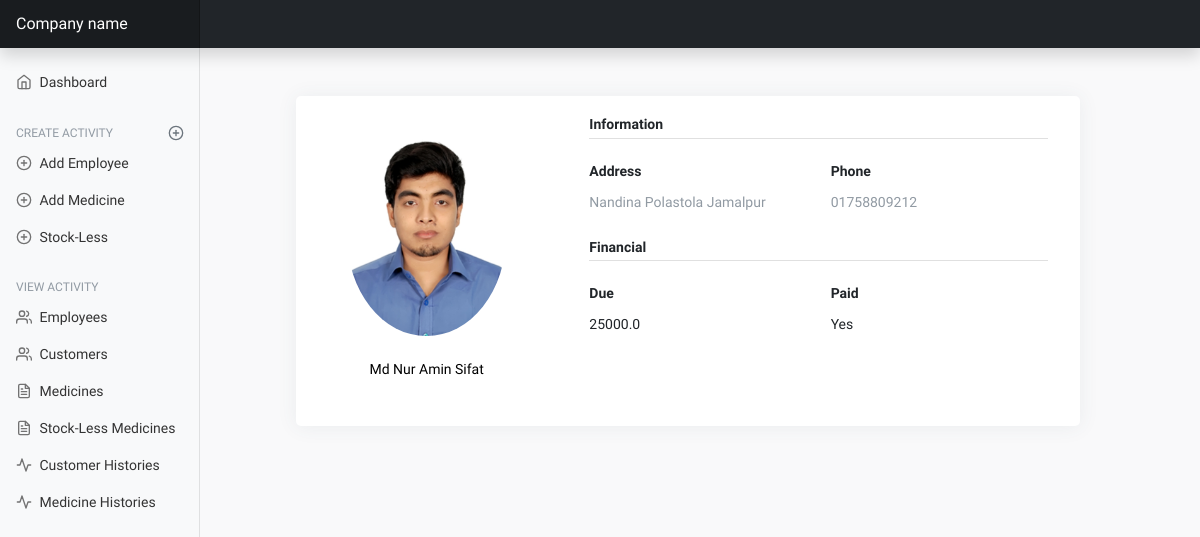
The app's page /employee-profile/8/ with its own data.
### mainApp/models/employee.py (models this page shows, shortened)
class Employee(Common, TimeStamp):
    image = models.FileField(upload_to='employee/',blank=True,null=True)
    employee_name = models.CharField(max_length=255)
    salary_amount = models.FloatField()
    payment = models.CharField(default='', max_length=255)
    class Meta:
        ordering = ('-created_at',)

### mainApp/views/employee_views.py (the view)
# urls.py: path('employee-profile/<int:pk>/', employee_views.employee_profile, name='employee-profile'),
def employee_profile(request, pk):
    employee = Employee.objects.get(id=pk)
    return render(request, 'employee/employee_profile.html', {'employee': employee})

### mainApp/templates/employee/employee_profile.html
{% extends 'base.html' %}
{% block content %}
    <div class="page-content page-container" id="page-content">
        <div class="padding">
            <div class="row container d-flex justify-content-center">
                <div class="col-xl-12 col-md-12">
                    <div class="card user-card-full">
                        <div class="row m-l-0 m-r-0">
                            <div class="col-sm-4 bg-c-lite user-profile">
                                <div class="card-block text-center text-white">
                                    <div class="m-b-25">
                                        {% if employee.image %}
                                            <img style="max-width: 200px;max-height: 200px;border-radius: 50%"
                                                 src="{{ employee.image.url }}" class="img-radius"
                                                 alt="User-Profile-Image">
                                            {% else %}
                                            <img src="https://img.icons8.com/bubbles/100/000000/user.png" class="img-radius" alt="User-Profile-Image">
                                        {% endif %}
                                    </div>
                                    <h6 style="color:black">{{ employee.employee_name }}</h6>
                                </div>
                            </div>
                            <div class="col-sm-8">
                                <div class="card-block">
                                    <h6 class="m-b-20 p-b-5 b-b-default f-w-600">Information</h6>
                                    <div class="row">
                                        <div class="col-sm-6">
                                            <p class="m-b-10 f-w-600">Address</p>
                                            <h6 class="text-muted f-w-400">{{ employee.address }}</h6>
                                        </div>
                                        <div class="col-sm-6">
                                            <p class="m-b-10 f-w-600">Phone</p>
                                            <h6 class="text-muted f-w-400">{{ employee.phone_number }}</h6>
                                        </div>
                                    </div>
                                    <h6 class="m-b-20 m-t-40 p-b-5 b-b-default f-w-600">Financial</h6>
                                    <div class="row">
                                        <div class="col-sm-6">
                                            <p class="m-b-10 f-w-600">Due</p>
                                            <h6 class="f-w-400">{{ employee.salary_amount }}</h6>
                                        </div>
                                        <div class="col-sm-6">
                                            <p class="m-b-10 f-w-600">Paid</p>
                                            <h6 class=" f-w-400">{{ employee.payment }}</h6>
                                        </div>
                                    </div>
                                </div>
                            </div>
                        </div>
                    </div>
                </div>
            </div>
        </div>
    </div>
{% endblock content %}

### mainApp/static/dashboard/dashboard.css (style rules this page uses)
body { font-size: .875rem; }

### mainApp/static/table/profile.css (style rules this page uses)
body { background-color: #f9f9fa }
.padding { padding: 3rem !important }
.user-card-full { overflow: hidden }
.card { border-radius: 5px; -webkit-box-shadow: 0 1px 20px 0 rgba(69, 90, 100, 0.08); box-shadow: 0 1px 20px 0 rgba(69, 90, 100, 0.08); border: none; margin-bottom: 30px }
.m-r-0 { margin-right: 0px }
.m-l-0 { margin-left: 0px }
.user-card-full .user-profile { border-radius: 5px 0 0 5px }
.user-profile { padding: 20px 0 }
.card-block { padding: 1.25rem }
.m-b-25 { margin-bottom: 25px }
.img-radius { border-radius: 5px }
h6 { font-size: 14px }
.card .card-block p { line-height: 25px }
.b-b-default { border-bottom: 1px solid #e0e0e0 }
.m-b-20 { margin-bottom: 20px }
.p-b-5 { padding-bottom: 5px !important }
.m-b-10 { margin-bottom: 10px }
.text-muted { color: #919aa3 !important }
.f-w-600 { font-weight: 600 }
.m-t-40 { margin-top: 20px }

### mainApp/templates/base.html (style rules this page uses)
body { font-family: 'Pattaya', sans-serif; font-family: 'Reggae One', cursive; }

### records on screen
Employee: image (picture), employee_name "Md Nur Amin Sifat", address "Nandina Polastola Jamalpur", phone_number "01758809212", salary_amount "25000.0", payment "Yes"
